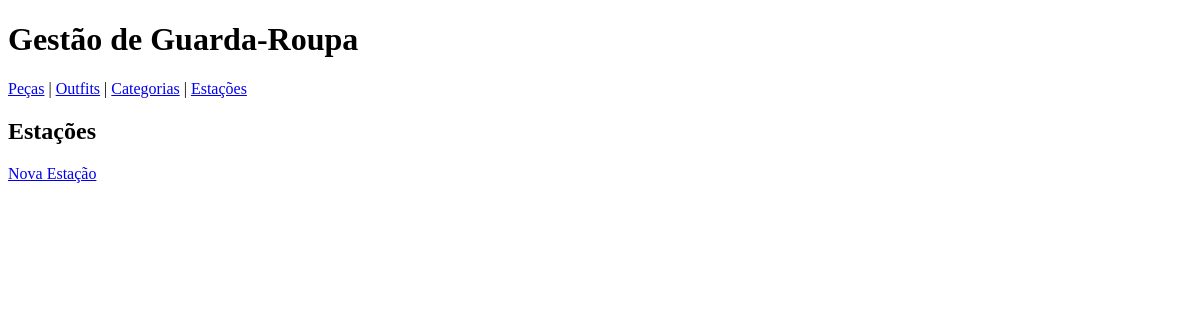
Page /estacoes/ (signed in) on the earlier database version.
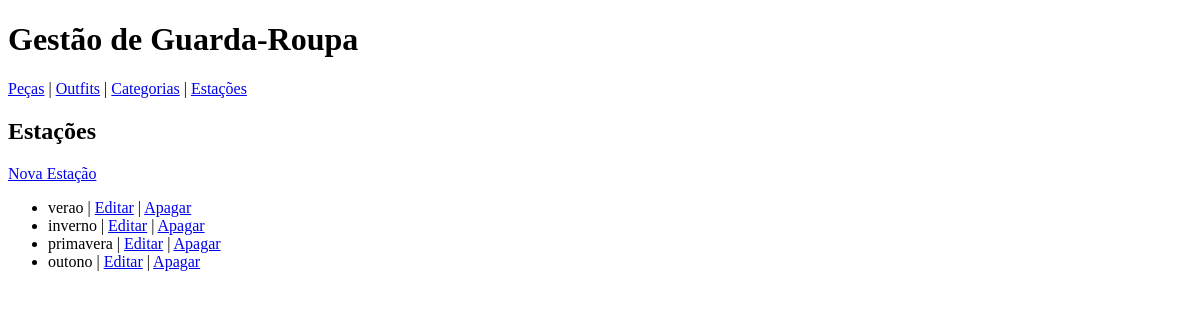
Same page on the later database version.
### barbies_closet/models.py (models this page shows, shortened)
class Estacao(models.Model):
    nome = models.CharField(max_length=50)

### barbies_closet/views.py (the view)
# urls.py: path('estacoes/', views.lista_estacoes, name='lista_estacoes'),
@login_required
def lista_estacoes(request):
    estacoes = Estacao.objects.all()
    return render(request, 'estacoes/estacoes_lista.html', {'estacoes': estacoes})

### barbies_closet/templates/estacoes/estacoes_lista.html
{% extends 'base.html' %}
{% block content %}
<h2>Estações</h2>
<a href="/estacoes/criar/">Nova Estação</a>
<ul>
    {% for e in estacoes %}
        <li>
            {{ e.nome }}
            | <a href="/estacoes/editar/{{ e.id }}/">Editar</a>
            | <a href="/estacoes/apagar/{{ e.id }}/">Apagar</a>
        </li>
    {% endfor %}
</ul>
{% endblock %}

Differences in the rows shown:
added Estacao: nome "verao"
added Estacao: nome "inverno"
added Estacao: nome "primavera"
added Estacao: nome "outono"
